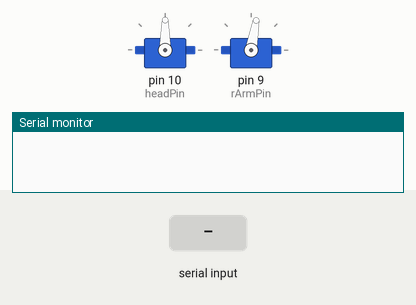
Simulated run of this sketch. Board: Arduino Uno, built with avr-gcc and run on an emulated ATmega328P. Shown: 2 × servo, the last lines printed to the serial monitor. The test bench sets the inputs (shaded band).

Above: at 1.2 s.
1.3 s: "w" received over Serial
At 1.5 s:
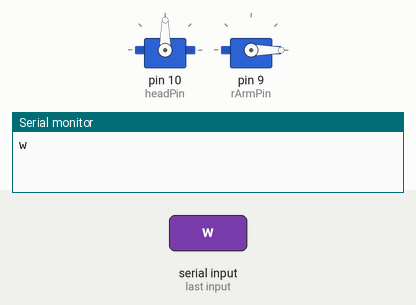
4.3 s: byte 100 ('d') received over Serial
6.8 s: "n" received over the second serial link
At 7.8 s:
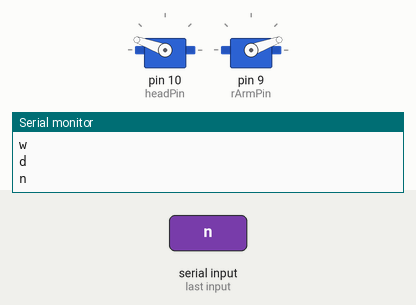
8.3 s: byte 99 ('c') received over Serial
At 9.0 s:
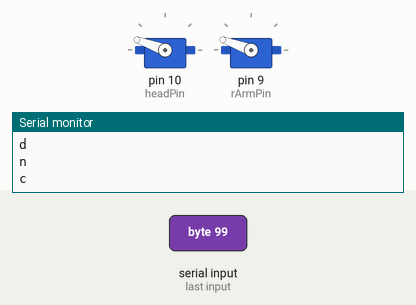
9.8 s: "a" received over Serial
At 10.1 s:
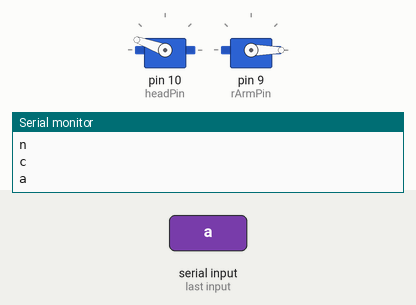
11.3 s: "b" received over the second serial link
At 12.4 s:
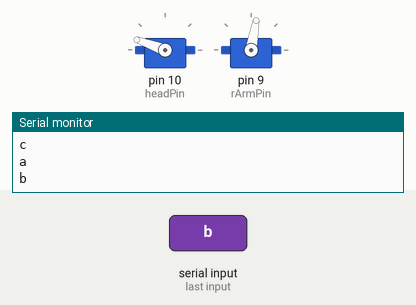
Timing chart, 0 to 13.8 s (numbered marks = the images above; inputs shaded):
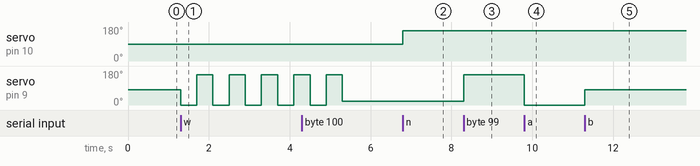

Measured:
- after the input at 1.3 s, servo on pin 9 (rArmPin): alternates 160° for 0.40 s and 0° for 0.40 s, starting at once
- after the input at 6.8 s, servo on pin 10 (headPin): 90° → 160° at once
- after the input at 8.3 s, servo on pin 9 (rArmPin): 20° → 160° at once
- after the input at 9.8 s, servo on pin 9 (rArmPin): 160° → 0° at once
- after the input at 11.3 s, servo on pin 9 (rArmPin): 0° → 80° at once

The sketch:

Control_Sequence_for_Teach_A_Sloth.ino
```cpp
/*  Control Sequence for Teach'A Sloth
 *  Team NetDragon 2017-2018
 *  ME310, Stanford University.
 *  Managed by: Ye Wang
 */

#include <Servo.h>
#include <Stepper.h>
#include <SoftwareSerial.h>

// Bluetooth SoftwareSerial
static const int TxD = 2;
static const int RxD = 3;
SoftwareSerial btSerial(TxD, RxD);

// Head Control - single servo
static const int headPin = 10;
Servo headServo;  //servo for moving jaw for speaking
int headPos = 0;    // variable to store the servo position for speaking
int headPosInit = 0;
#define HEAD_CW 160
#define HEAD_STOP 90
#define HEAD_CCW 20

// Nodding Control
#define NOD_INTERVAL 1000 // in ms
#define NOD_FLIP 400
long lastNodTime = 0;
bool noddingDown = false;

// Arm Control - servo on left arm
static const int rArmPin = 9;
Servo rArmServo;
int rArmPos = 0;    // variable to store the servo position for speaking
int rArmPosInit = 0;
bool rArmMoving = false; // switch for whether sloth is speaking (servo)
#define ARM_IN 160
#define ARM_FORWARD 80
#define ARM_OUT 0

// States
bool listening = false;
bool thinking = false;
bool speaking = false;


void setup() {
  Serial.begin(9600);
  btSerial.begin(9600);
  headServo.attach(headPin);
  rArmServo.attach(rArmPin);
  moveArm(ARM_FORWARD);
  moveHead(HEAD_STOP);
}

void loop() {
  if (listening) {
    nod();
  }
  if (thinking) {
    think();
  }
//  if (speaking) {
//    moveHead();
//  }
//  if (screen) {
//    pointToScreen();
//  }
//
  checkInput();
}

void checkInput(void) {
  char c = 0;
  if (Serial.available()) {
    c = Serial.read();
  }
  if (btSerial.available()) {
    c = btSerial.read();
  }
  if (c == 0) return;
  Serial.println(c);
  switch (c) {
    case 'n':
      nod();
      break;
    case 'm':
      stopNod();
      break;
    case 'l':
      nodOnce();
      break;
    case 's':
      speaking = !speaking;
      headPos = headPosInit;
      break;
    case 'p':
      moveArm(ARM_OUT);
      moveHead(HEAD_STOP);
      break;
    case 'u':
      moveArm(ARM_FORWARD);
      moveHead(HEAD_STOP);
      break;
    case 'w':
      wave();
      break;
    case 't':
      // thinking = !thinking;
      think();
      break;
    case 'a':
      // debug
      moveArm(ARM_OUT);
      break;
    case 'b':
      // debug
      moveArm(ARM_FORWARD);
      break;
    case 'c':
      // debug
      moveArm(ARM_IN);
      break;
    case 'd':
      // debug
      moveArm(HEAD_CCW);
      break;
  }
}

void nod(void) {
  moveHead(HEAD_CW);
}

void stopNod() {
  moveHead(HEAD_STOP);
}

void nodOnce(){
  moveHead(HEAD_CW);
  delay(500);
  moveHead(HEAD_STOP);
}

void wave() {
  // Temp blocking function
  int waveDelay = 400;
  for (int i = 0; i < 5; i++) {
    moveArm(ARM_OUT);
    delay(waveDelay);
    moveArm(ARM_IN);
    delay(waveDelay);
  }
}

void think(void) {
    // Move head down
//    moveHead(HEAD_DOWN);
    // Move arm in
    moveArm(ARM_IN);
}

void moveHead(int pos) {
  headServo.write(pos);              // tell servo to go to position in variable 'pos'
}

void moveArm(int pos) {
  rArmServo.write(pos);
}

void swingRightArm(void) {
  if (rArmPos > 360) rArmPos -= 360;
  int servoInput = (rArmPos > 180 ? 360 - rArmPos : rArmPos);
  rArmServo.write(servoInput);              // tell servo to go to position in variable 'pos'
  rArmPos++;
}
```
